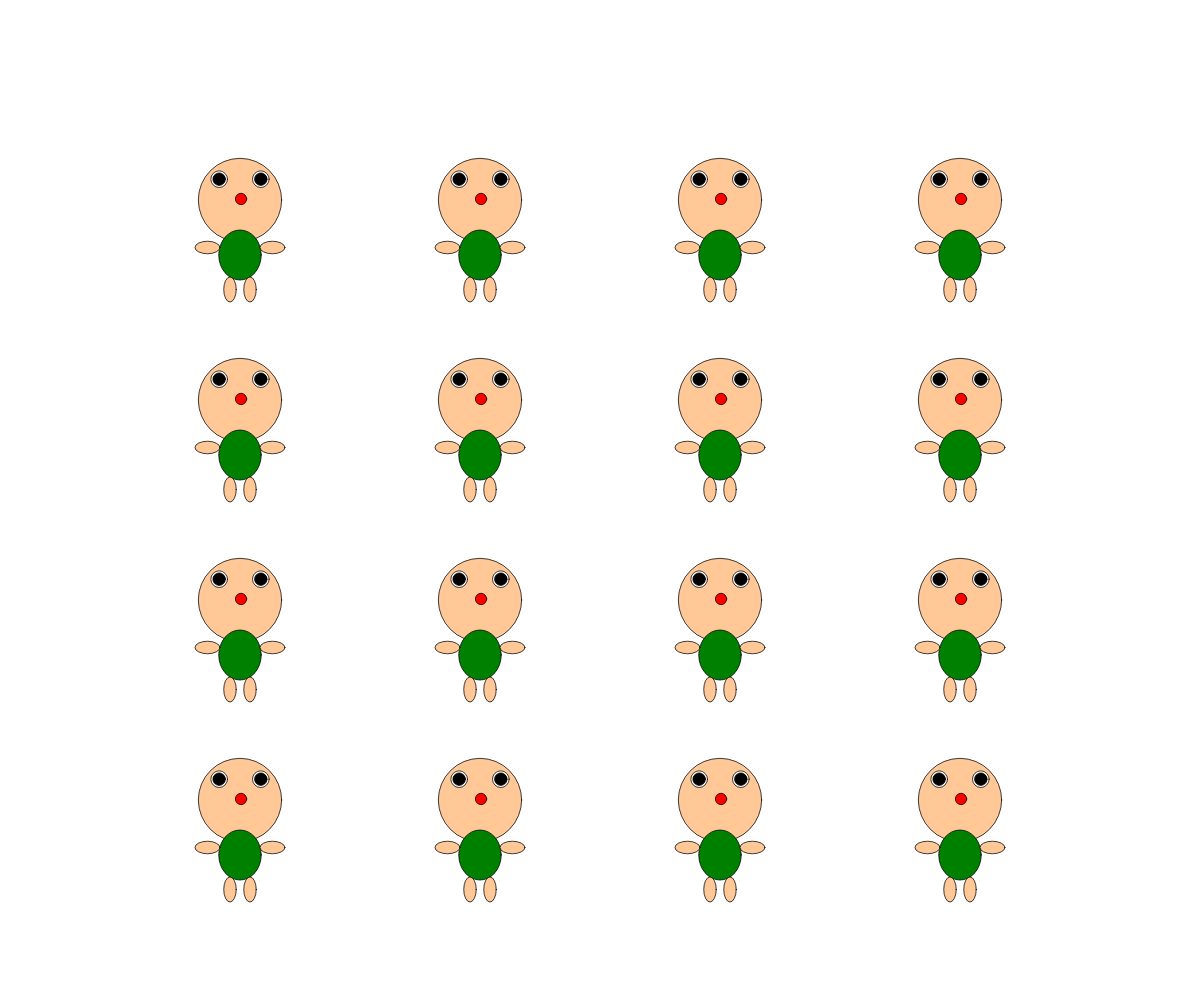
Frame 1 (no input)
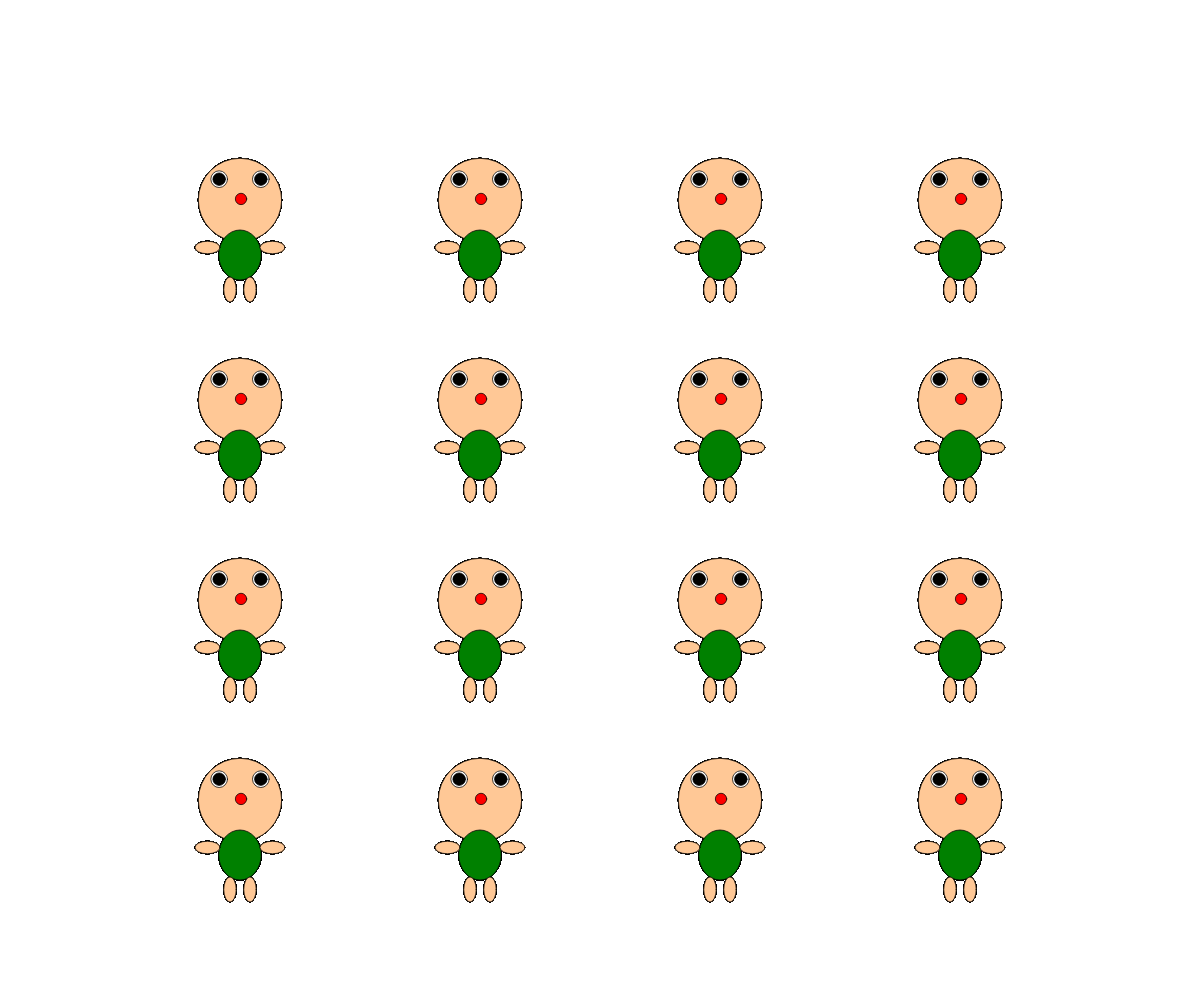
Frame 60 (no input)
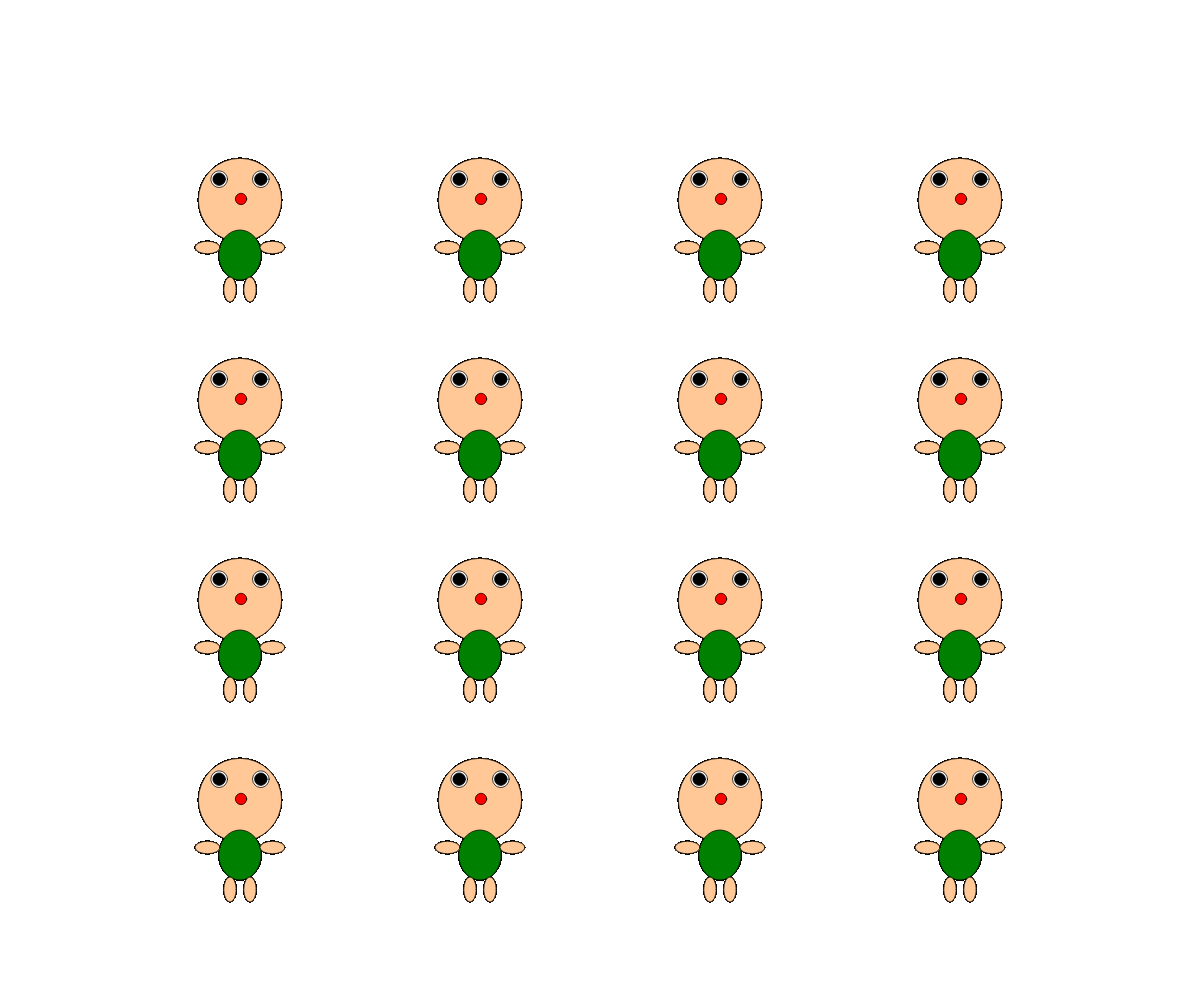
Frame 120 (the mouse pressed at the canvas centre since frame 60)

The p5.js sketch that drew these frames (run headless with seeded random() and noise() and a simulated clock; from frame 60 on, the mouse is pressed at the canvas centre):

// p5.js sketch
// ── sketch.js
let espLarg = 5;
let espAltura = 5;

function setup() {
  createCanvas(windowWidth, windowHeight);
  background(255);
}

function draw() {
  for (let i = 1; i < espLarg; i++) {
    for (let j = 1; j < espAltura; j++) {
      push();
      translate((i * width) / espLarg, (j * height) / espAltura);
      scale (0.25);
      posX = 0;
      posY = 0;
      noFill();
      stroke(0);
      strokeWeight(3);

      fill(255, 200, 150); // cabeça
      circle(posX, posY, height / 3);

      fill(255); //olhos
      circle(posX - height / 3 / 4, posY - height / 3 / 4, height / 15);
      circle(posX + height / 3 / 4, posY - height / 3 / 4, height / 15);

      fill(0); //pupilas
      circle(posX - height / 3 / 4, posY - height / 3 / 4, height / 20);
      circle(posX + height / 3 / 4, posY - height / 3 / 4, height / 20);

      fill(255, 0, 0); //nariz
      circle(posX + height / 12 / 20, posY - height / 12 / 20, height / 22);

      fill(0, 128, 0); //corpo
      ellipse(posX, posY + 220, 170, 200);

      fill(255, 200, 150); //braços
      ellipse(posX - 40, posY + 358, 50, 100);
      ellipse(posX + 40, posY + 358, 50, 100);

      fill(255, 200, 150); //pernas
      ellipse(posX - 130, posY + 190, 100, 50);
      ellipse(posX + 130, posY + 190, 100, 50);
      pop();
    }
  }
}
